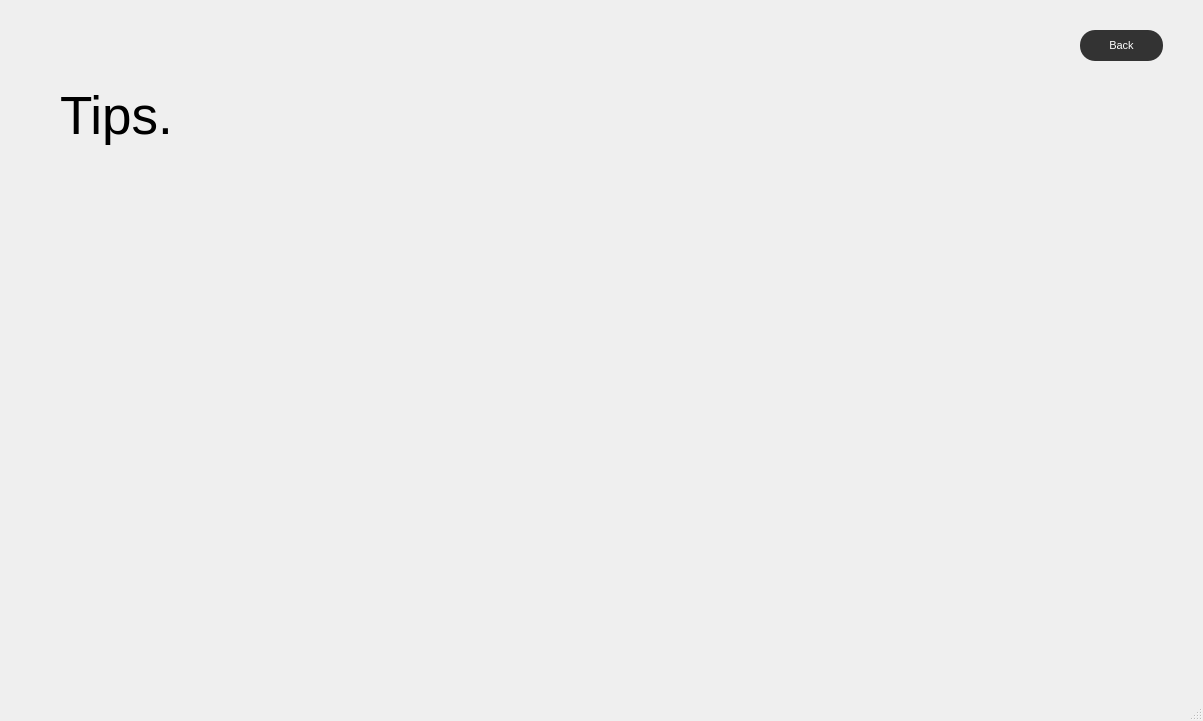
<?xml version="1.0" encoding="UTF-8"?>
<ui version="4.0">
 <class>Tips</class>
 <widget class="QMainWindow" name="Tips">
  <property name="geometry">
   <rect>
    <x>0</x>
    <y>0</y>
    <width>1203</width>
    <height>721</height>
   </rect>
  </property>
  <property name="windowTitle">
   <string>MainWindow</string>
  </property>
  <widget class="QWidget" name="centralwidget">
   <widget class="QLabel" name="titleLabel">
    <property name="geometry">
     <rect>
      <x>60</x>
      <y>70</y>
      <width>131</width>
      <height>91</height>
     </rect>
    </property>
    <property name="font">
     <font>
      <pointsize>40</pointsize>
     </font>
    </property>
    <property name="text">
     <string>Tips.</string>
    </property>
   </widget>
   <widget class="QPushButton" name="backButton">
    <property name="geometry">
     <rect>
      <x>1080</x>
      <y>30</y>
      <width>83</width>
      <height>31</height>
     </rect>
    </property>
    <property name="font">
     <font>
      <pointsize>8</pointsize>
     </font>
    </property>
    <property name="styleSheet">
     <string notr="true">QPushButton {
background-color: #333333;
color: white;
border-radius: 15px;
padding: 10px 20px;
}

QPushButton:hover {
     background-color: #bababa;
color: black;
}</string>
    </property>
    <property name="text">
     <string>Back</string>
    </property>
   </widget>
   <widget class="QLabel" name="label">
    <property name="geometry">
     <rect>
      <x>110</x>
      <y>110</y>
      <width>971</width>
      <height>471</height>
     </rect>
    </property>
    <property name="font">
     <font>
      <pointsize>13</pointsize>
     </font>
    </property>
    <property name="text">
     <string/>
    </property>
    <property name="wordWrap">
     <bool>true</bool>
    </property>
   </widget>
  </widget>
  <widget class="QMenuBar" name="menubar">
   <property name="geometry">
    <rect>
     <x>0</x>
     <y>0</y>
     <width>1203</width>
     <height>25</height>
    </rect>
   </property>
  </widget>
  <widget class="QStatusBar" name="statusbar"/>
 </widget>
 <resources/>
 <connections/>
</ui>
